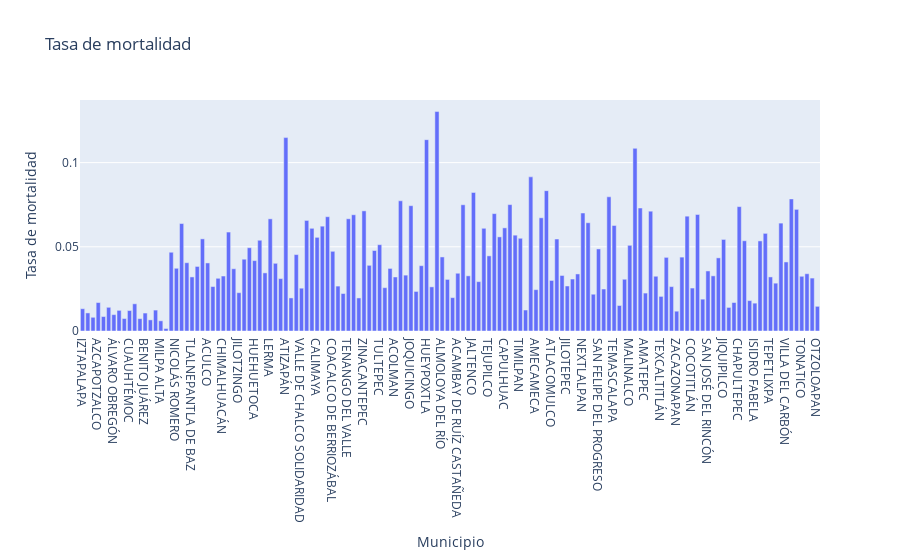

Notebook code for this chart:
### Code cell
def bar_plot(data, column,title, pct = False):
    import plotly.express as px
    
    '''Así, puedo comentar
        varias líneas en mi código. ;)'''
    
    #data = pd.DataFrame(data[column].value_counts(pct))
    fig = px.bar(data, x = "Municipio", y = column,title=title)
    fig.show()
bar_plot(df,"Tasa de mortalidad","Tasa de mortalidad")

### Figure 1 — Plotly figure (JSON) as saved in the notebook; plotly's stock layout.template omitted (floating-point values rounded to 4 significant figures; data arrays with more than 128 entries replaced by an {"elided": "..."} marker saying what was removed)
{"data": [{"alignmentgroup": "True", "hovertemplate": "Municipio=%{x}<br>Tasa de mortalidad=%{y}<extra></extra>", "legendgroup": "", "marker": {"color": "#636efa", "pattern": {"shape": ""}}, "name": "", "offsetgroup": "", "orientation": "v", "showlegend": false, "textposition": "auto", "type": "bar", "x": {"elided": "142 str values"}, "xaxis": "x", "y": {"elided": "142 float values"}, "yaxis": "y"}], "layout": {"barmode": "relative", "legend": {"tracegroupgap": 0}, "title": {"text": "Tasa de mortalidad"}, "xaxis": {"anchor": "y", "domain": [0, 1], "title": {"text": "Municipio"}}, "yaxis": {"anchor": "x", "domain": [0, 1], "title": {"text": "Tasa de mortalidad"}}}}
